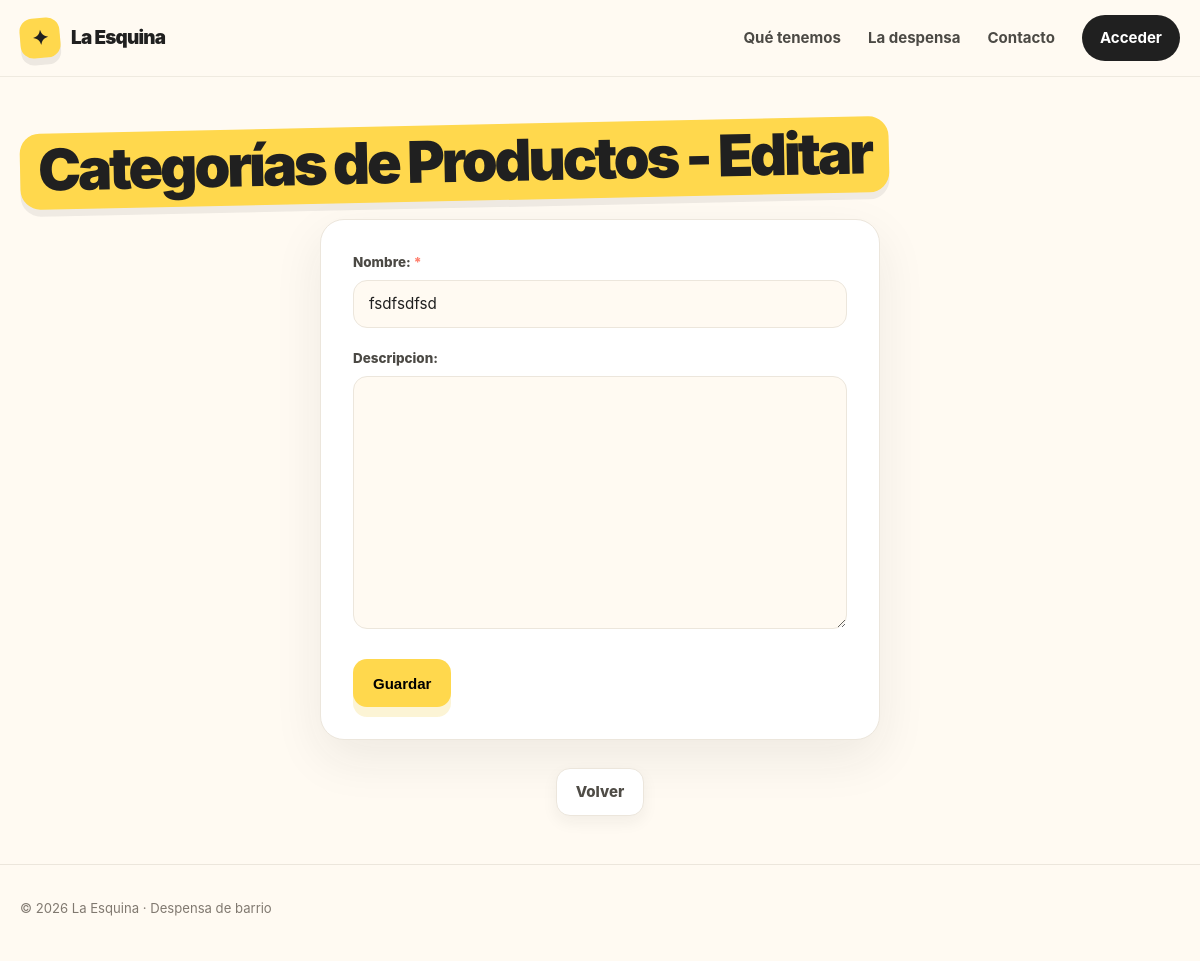
The app's page /ventas/categoria/update/12, older data.
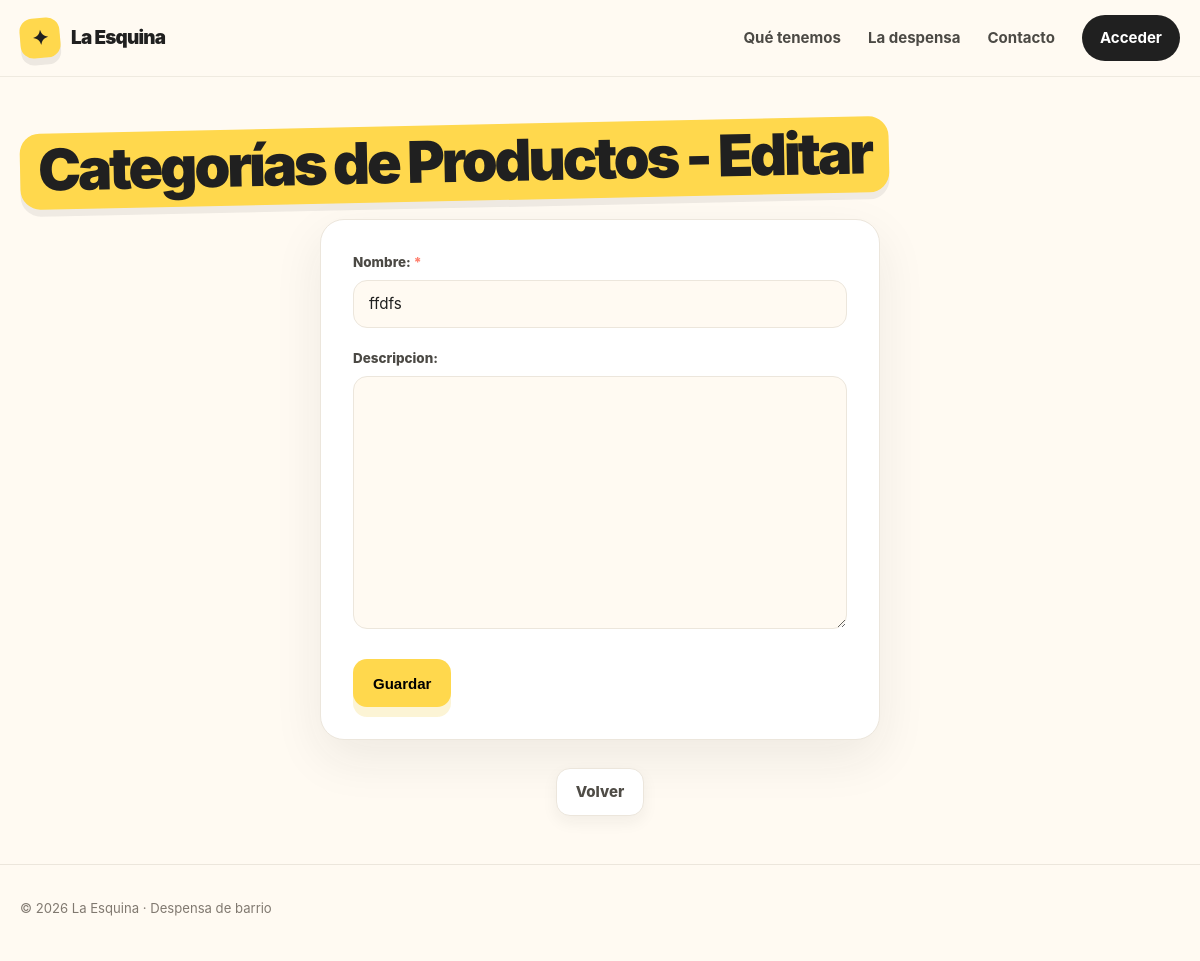
The same page, newer data.
### ventas/models/categoria.py (models this page shows, shortened)
class Categoria(models.Model):
    nombre = models.CharField(unique=True)
    descripcion = models.TextField(blank=True)
    class Meta:
        verbose_name = "Categoría de Producto"
        verbose_name_plural = "Categorías de Productos"

### ventas/views/categoria.py (the view)
# urls.py: path("categoria/update/<int:pk>", categoria_update, name="categoria_update"),
def categoria_update(request: HttpRequest, pk: int) -> HttpResponse:
    categoria = get_object_or_404(Categoria, pk=pk)
    if request.method == "POST":
        form = CategoriaForm(request.POST, instance=categoria)
        if form.is_valid():
            form.save()
            messages.success(request, "La categoría fue editada exitosamente")
            return redirect("ventas:categoria_list")
    else:
        form = CategoriaForm(instance=categoria)
    return render(request, "ventas/categoria_form.html", {"form": form})

### ventas/forms.py (shortened to what this page needs)
class CategoriaForm(forms.ModelForm):
    nombre = forms.CharField(validators=[ValidarTextoEspañol(min_longitud=3)])
    descripcion = forms.CharField(
        widget=forms.Textarea,
        validators=[ValidarTextoEspañol(min_longitud=10)],
        required=False,
    )
    class Meta:
        model = Categoria
        fields = "__all__"

### ventas/templates/ventas/categoria_form.html (shortened to what this page needs)
{% extends "core/base.html" %}
{% load static %}
{% block styles %}
    <link rel="stylesheet" href="{% static 'core/css/form.css' %}" />
{% endblock styles %}
{% block content %}
    <div class="container section">
        {% if form.instance.pk %}
            <h1 class="page-title">Categorías de Productos - Editar</h1>
        {% else %}
            <h1 class="page-title">Categorías de Productos - Crear</h1>
        {% endif %}
        <form method="post" class="form">
            {{ form.as_p }}
            <div class="form-actions">
                <button type="submit" class="button button-primary">Guardar</button>
            </div>
        </form>
        <div class="page-actions">
            <a class="button button-secondary"
               href="{% url 'ventas:categoria_list' %}">Volver</a>
        </div>
    </div>
{% endblock content %}

Row changes from the older to the newer data that the page shows:
changed Categoria: nombre "fsdfsdfsd" → "ffdfs"
